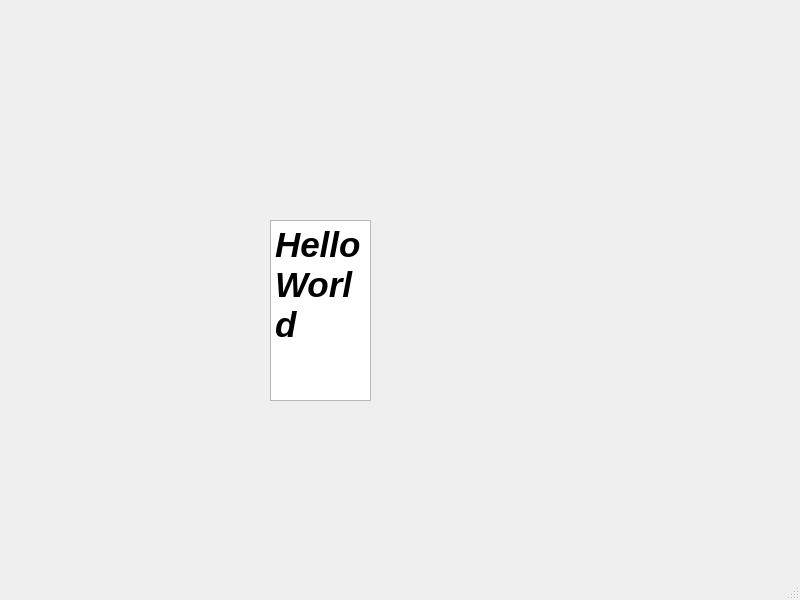
<?xml version="1.0" encoding="UTF-8"?>
<ui version="4.0">
 <class>MainWindow</class>
 <widget class="QMainWindow" name="MainWindow">
  <property name="geometry">
   <rect>
    <x>0</x>
    <y>0</y>
    <width>800</width>
    <height>600</height>
   </rect>
  </property>
  <property name="windowTitle">
   <string>MainWindow</string>
  </property>
  <widget class="QWidget" name="centralwidget">
   <widget class="QTextEdit" name="textEdit">
    <property name="geometry">
     <rect>
      <x>270</x>
      <y>220</y>
      <width>101</width>
      <height>181</height>
     </rect>
    </property>
    <property name="html">
     <string>&lt;!DOCTYPE HTML PUBLIC &quot;-//W3C//DTD HTML 4.0//EN&quot; &quot;http://www.w3.org/TR/REC-html40/strict.dtd&quot;&gt;
&lt;html&gt;&lt;head&gt;&lt;meta name=&quot;qrichtext&quot; content=&quot;1&quot; /&gt;&lt;style type=&quot;text/css&quot;&gt;
p, li { white-space: pre-wrap; }
&lt;/style&gt;&lt;/head&gt;&lt;body style=&quot; font-family:'PMingLiU'; font-size:9pt; font-weight:400; font-style:normal;&quot;&gt;
&lt;p style=&quot; margin-top:0px; margin-bottom:0px; margin-left:0px; margin-right:0px; -qt-block-indent:0; text-indent:0px;&quot;&gt;&lt;span style=&quot; font-size:26pt; font-weight:600; font-style:italic;&quot;&gt;Hello World&lt;/span&gt;&lt;/p&gt;&lt;/body&gt;&lt;/html&gt;</string>
    </property>
   </widget>
  </widget>
  <widget class="QMenuBar" name="menubar">
   <property name="geometry">
    <rect>
     <x>0</x>
     <y>0</y>
     <width>800</width>
     <height>25</height>
    </rect>
   </property>
  </widget>
  <widget class="QStatusBar" name="statusbar"/>
 </widget>
 <resources/>
 <connections/>
</ui>
